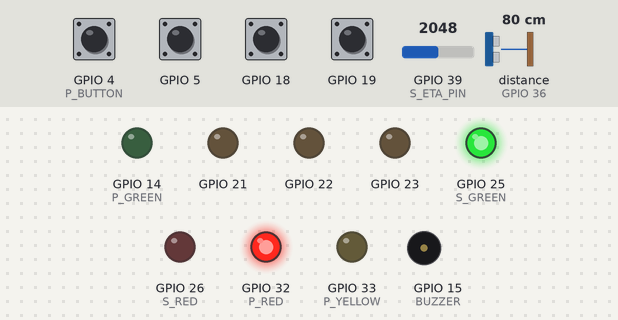
This sketch was run on a simulated ESP32. On the bench: output pins drawn as LEDs (lit = HIGH), buzzer (waves = sounding). Wiring (inferred from the names in the program): ultrasonic range finder: trigger GPIO 2; echo GPIO 36. The test bench sets the inputs (shaded band); at power-on: GPIO 4 (P_BUTTON), GPIO 5, GPIO 18, GPIO 19 HIGH, distance to the obstacle (sensor on GPIO 36) 80 cm, GPIO 39 (S_ETA_PIN) = 2048. The echo pulse lasts 58.3 µs per cm; pins used as bus, display or sensor lines are not drawn; what the sketch prints to the serial monitor is not drawn.

Above: at 2.7 s.
2.8 s: GPIO 4 (P_BUTTON) pulled LOW for 0.15 s
At 3.5 s:
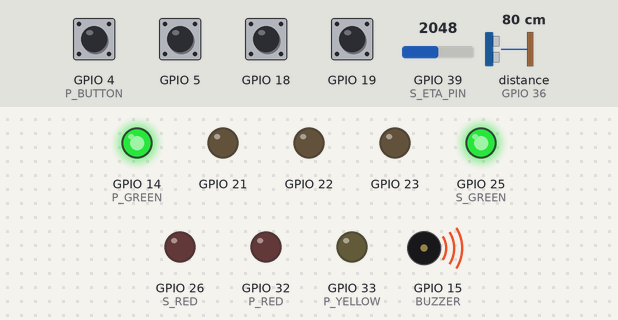
4.4 s: GPIO 5 pulled LOW for 0.15 s
At 4.47 s:
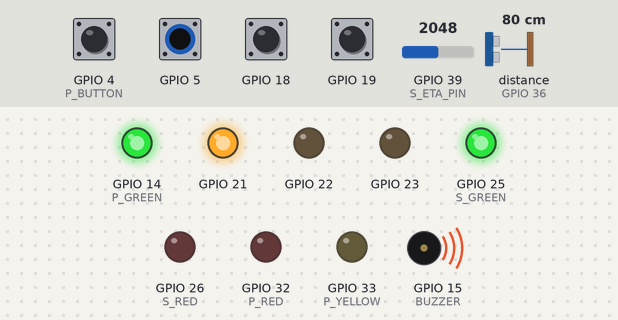
6.0 s: GPIO 18 pulled LOW for 0.15 s
At 6.07 s:
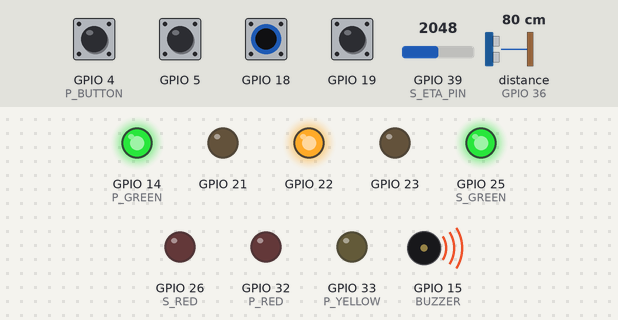
7.6 s: GPIO 19 pulled LOW for 0.15 s
At 7.67 s:
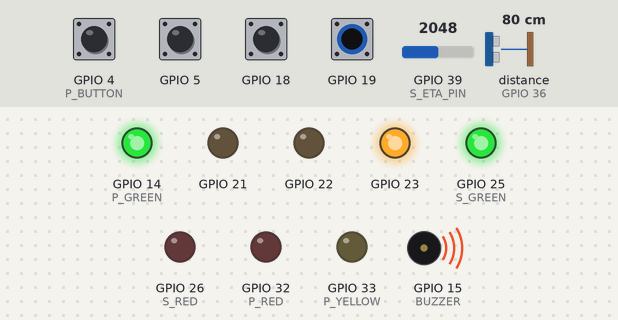
9.2 s: distance to the obstacle (sensor on GPIO 36) set to 2 cm
12.4 s: GPIO 39 (S_ETA_PIN) set to 2014
At 13.9 s:
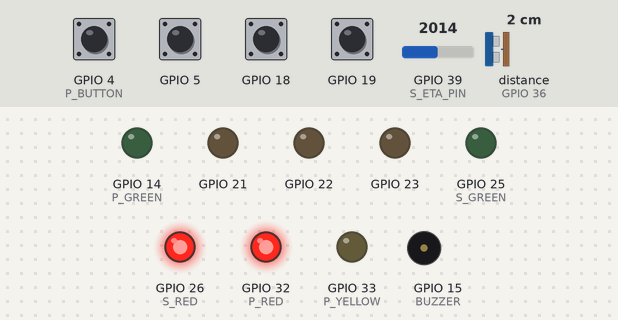
Timing chart, 0 to 15.4 s (numbered marks = the images above; inputs shaded):
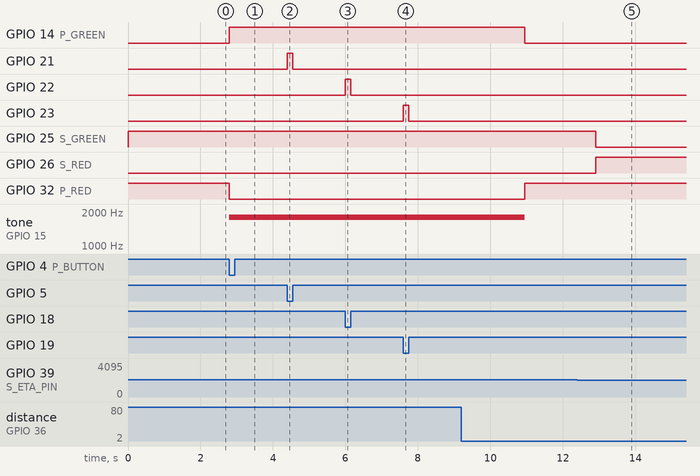

The sketch:

esp32_usb.ino
```cpp
// TransitSense · ESP32 priority + vehicle counter + smart parking -> website over USB (115200 baud, one JSON line per event)
// Priority button (GPIO4)         -> "siren": ambulance dispatched on the site.
// Bike / car / heavy (GPIO5/18/19) -> "vehicle": that class drives through the counter demo.
// Parking sensor (TRIG2/ECHO36) + arrival-time knob (GPIO39) -> "parking": site shows your arrival time and the predicted bay.
// Close the Serial Monitor before clicking "Connect ESP32" on the site. Board: ESP32 Dev Module.

// ---- Emergency priority ----
const int P_BUTTON = 4, P_RED = 32, P_YELLOW = 33, P_GREEN = 14, BUZZER = 15;
const unsigned long P_DURATION = 8000, DEBOUNCE_MS = 80;
bool pActive = false;
unsigned long pStart = 0;

// ---- Vehicle counter ----
struct VehicleClass { const char *name; int button, led; int peak_mg; const char *duration; bool lastState; unsigned long lastTime; };
VehicleClass classes[] = {
  {"two-wheeler", 5, 21, 60, "0.4", HIGH, 0},
  {"car", 18, 22, 180, "1.0", HIGH, 0},
  {"truck", 19, 23, 420, "1.8", HIGH, 0},
};

// ---- Smart parking ----
const int S_TRIG = 2, S_ECHO = 36, S_ETA_PIN = 39, S_RED = 26, S_GREEN = 25;
const float S_OCCUPIED_CM = 50.0;
const int S_RELEASE_MIN = 10;
const char *lastParkingState = "";
int lastParkingEta = -1;

// Ultrasonic reader with short timeouts so it can never hang the loop
float readParkingDistance() {
  digitalWrite(S_TRIG, LOW); delayMicroseconds(4);
  digitalWrite(S_TRIG, HIGH); delayMicroseconds(10);
  digitalWrite(S_TRIG, LOW);
  unsigned long startWait = micros();
  while (digitalRead(S_ECHO) == LOW) if (micros() - startWait > 8000) return -1;
  unsigned long startPulse = micros();
  while (digitalRead(S_ECHO) == HIGH) if (micros() - startPulse > 15000) return -1;
  return (micros() - startPulse) / 58.2;
}

void sendEvent(const char *name) {
  Serial.print("{\"type\":\"event\",\"event\":\""); Serial.print(name); Serial.println("\"}");
}

void setup() {
  Serial.begin(115200);
  pinMode(P_BUTTON, INPUT_PULLUP);
  pinMode(P_RED, OUTPUT); pinMode(P_YELLOW, OUTPUT); pinMode(P_GREEN, OUTPUT); pinMode(BUZZER, OUTPUT);
  for (auto &c : classes) { pinMode(c.button, INPUT_PULLUP); pinMode(c.led, OUTPUT); }
  pinMode(S_TRIG, OUTPUT); pinMode(S_ECHO, INPUT); pinMode(S_RED, OUTPUT); pinMode(S_GREEN, OUTPUT);
  digitalWrite(P_RED, HIGH);    // priority signal red until an emergency
  digitalWrite(S_GREEN, HIGH);  // parking green (available) by default
  delay(1500);                // let the website finish opening the port
  Serial.println("{\"type\":\"hello\",\"device\":\"esp32-priority-counter-parking\",\"sensors\":[\"priority-button\",\"vehicle-buttons\",\"parking-sensor\"]}");
}

void priorityStep() {
  unsigned long now = millis();
  bool pressed = digitalRead(P_BUTTON) == LOW;
  static bool wasPressed = false;
  static unsigned long lastPress = 0;
  if (pressed && !wasPressed && now - lastPress >= DEBOUNCE_MS) {
    lastPress = now;
    sendEvent("siren");  // every new press dispatches an ambulance on the site
  }
  wasPressed = pressed;
  if (pressed) { pActive = true; pStart = now; }
  if (pActive && !pressed && now - pStart >= P_DURATION) pActive = false;
  digitalWrite(P_RED, !pActive);
  digitalWrite(P_GREEN, pActive);
  static bool tonePlaying = false;
  if (pActive && !tonePlaying) { tone(BUZZER, 1800); tonePlaying = true; }
  else if (!pActive && tonePlaying) { noTone(BUZZER); tonePlaying = false; }
}

void counterStep() {
  unsigned long now = millis();
  for (auto &c : classes) {
    bool state = digitalRead(c.button);
    if (c.lastState == HIGH && state == LOW && now - c.lastTime >= DEBOUNCE_MS) {
      c.lastTime = now;
      digitalWrite(c.led, HIGH);
      Serial.print("{\"type\":\"event\",\"event\":\"vehicle\",\"class\":\""); Serial.print(c.name);
      Serial.print("\",\"peak_mg\":"); Serial.print(c.peak_mg);
      Serial.print(",\"duration_s\":"); Serial.print(c.duration); Serial.println("}");
    } else if (state == HIGH) {
      digitalWrite(c.led, LOW);
    }
    c.lastState = state;
  }
}

void parkingStep() {
  static unsigned long lastSample = 0;
  unsigned long now = millis();
  if (now - lastSample < 600) return;  // never blocks the buttons
  lastSample = now;
  float distance = readParkingDistance();
  int eta = map(analogRead(S_ETA_PIN), 0, 4095, 0, 20);

  const char *state = (distance < 0 || distance > S_OCCUPIED_CM) ? "available" : eta >= S_RELEASE_MIN ? "predicted-free" : "occupied";
  bool free = strcmp(state, "occupied") != 0;
  digitalWrite(S_GREEN, free);
  digitalWrite(S_RED, !free);

  if (strcmp(state, lastParkingState) != 0 || eta != lastParkingEta) {  // only when something changed
    lastParkingState = state; lastParkingEta = eta;
    Serial.print("{\"type\":\"event\",\"event\":\"parking\",\"state\":\""); Serial.print(state);
    Serial.print("\",\"distance\":"); Serial.print(distance, 1);
    Serial.print(",\"eta\":"); Serial.print(eta); Serial.println("}");
  }
}

void loop() {
  counterStep();
  priorityStep();
  parkingStep();
}
```

Measured:
- the behaviour switches between 2048 and 2047 on GPIO 39 (S_ETA_PIN) (found by bisection; images 4 and 5)
- after the input at 2.8 s, GPIO 14 (P_GREEN): LOW → HIGH at once; GPIO 32 (P_RED): HIGH → LOW at once; tone on GPIO 15 (BUZZER): silent → 1800 Hz at once
- after the input at 4.4 s, GPIO 21: LOW → HIGH at once, → LOW 0.15 s later
- after the input at 6.0 s, GPIO 22: LOW → HIGH at once, → LOW 0.15 s later
- after the input at 7.6 s, GPIO 23: LOW → HIGH at once, → LOW 0.15 s later
- after the input at 12.4 s, GPIO 25 (S_GREEN): HIGH → LOW after 0.51 s; GPIO 26 (S_RED): LOW → HIGH after 0.51 s
